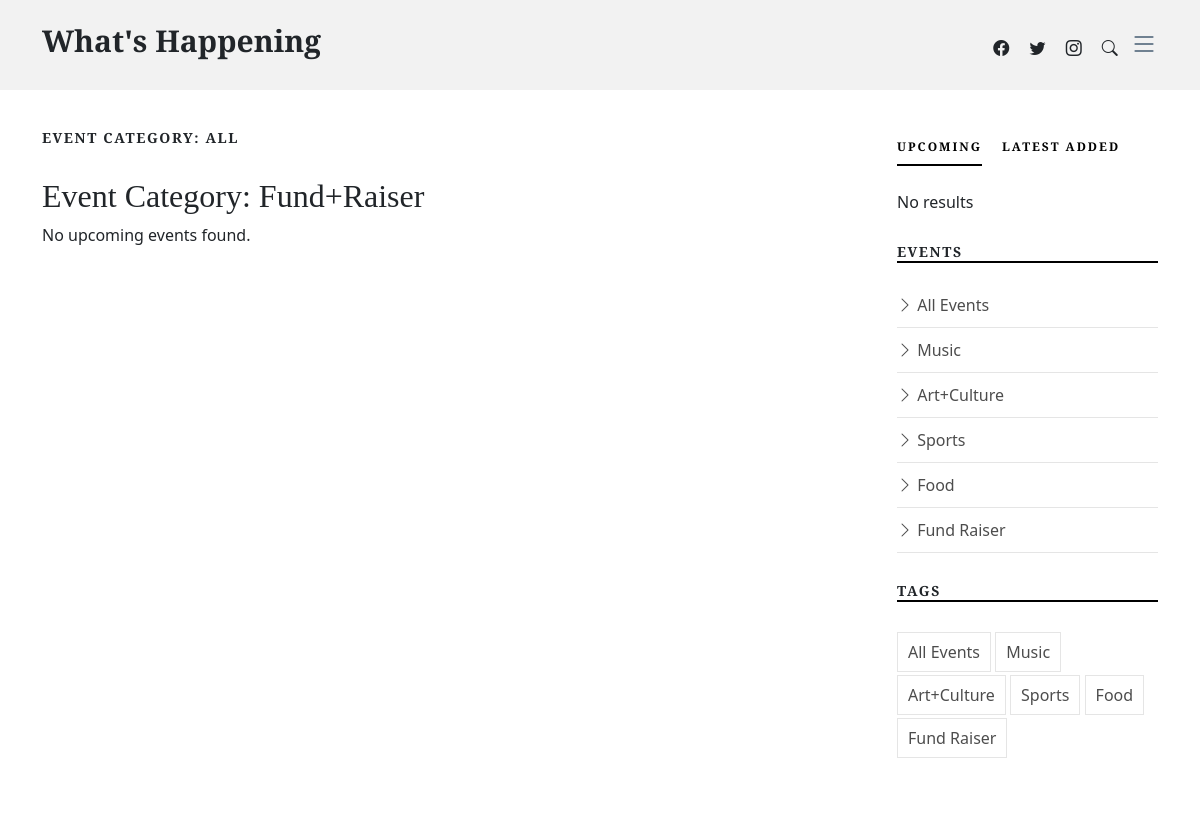
Page /events.php?event_type=Fund Raiser (signed in, upper part) on the earlier database version.
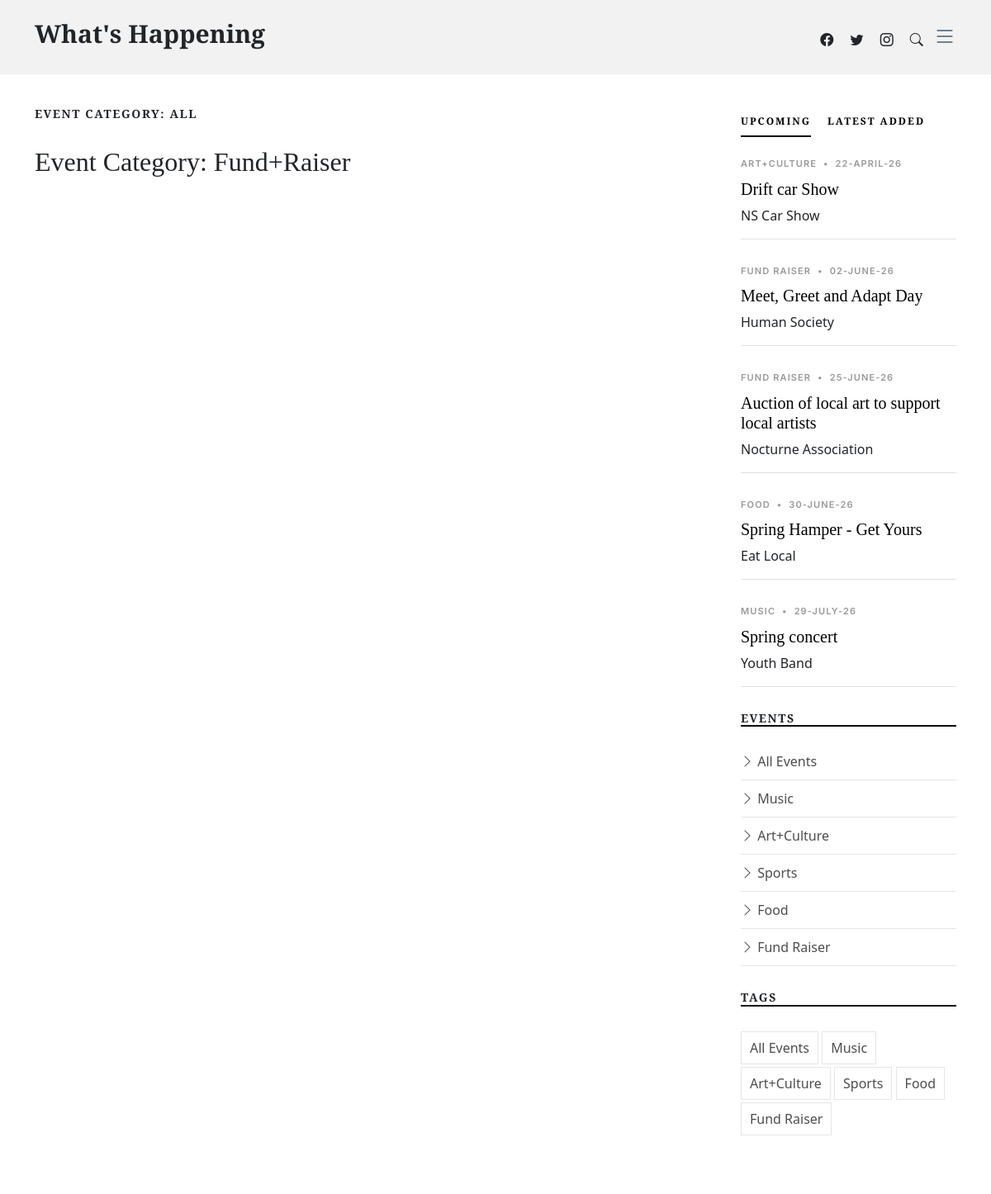
Same page on the later database version.
### tables this page shows
CREATE TABLE `events` (
  `EventID` int NOT NULL,
  `EventTypeID` int NOT NULL,
  `GroupID` int NOT NULL,
  `EventDate` timestamp NOT NULL DEFAULT CURRENT_TIMESTAMP,
  `SubmitDate` timestamp NOT NULL DEFAULT CURRENT_TIMESTAMP,
  `EventTitle` varchar(100) NOT NULL,
  `EventImage` varchar(50) NOT NULL,
  `EventDesc` text NOT NULL
);

CREATE TABLE `eventtypes` (
  `EventTypeID` int NOT NULL,
  `TypeName` varchar(100) NOT NULL
);

CREATE TABLE `groups` (
  `GroupID` int NOT NULL,
  `GroupName` varchar(100) NOT NULL,
  `GroupImage` varchar(50) NOT NULL,
  `GroupType` varchar(100) NOT NULL,
  `GroupDesc` text NOT NULL,
  `ContactName` varchar(255) NOT NULL,
  `ContactEmail` varchar(255) NOT NULL
);

### events.php (the view, shortened to what the changed rows need)
<!DOCTYPE html>
<html lang="en">
<head>
  <link href="assets/vendor/bootstrap/css/bootstrap.min.css" rel="stylesheet">
  <link href="assets/vendor/bootstrap-icons/bootstrap-icons.css" rel="stylesheet">
  <link href="assets/vendor/swiper/swiper-bundle.min.css" rel="stylesheet">
  <link href="assets/vendor/glightbox/css/glightbox.min.css" rel="stylesheet">
  <link href="assets/vendor/aos/aos.css" rel="stylesheet">
  <link href="assets/css/variables.css" rel="stylesheet">
  <link href="assets/css/main.css" rel="stylesheet">
</head>
<body>
  <header id="header" class="header d-flex align-items-center fixed-top">
    <div class="container-fluid container-xl d-flex align-items-center justify-content-between">
      <a href="index.php" class="logo d-flex align-items-center">
        <h1>What's Happening</h1>
      </a>
    </div>
  </header>
  <main id="main">
    <section>
      <div class="container">
        <div class="row">
          <div class="col-md-9" data-aos="fade-up">
            <h3 class="category-title">Event Category: ALL</h3>
            <?php
            $connect = db_connect();
            $JoinSql = "
            SELECT
                events.*,
                eventtypes.TypeName AS eventType,
                `groups`.GroupName,
                `groups`.GroupImage
            FROM
                events
            LEFT JOIN
                eventtypes ON eventtypes.EventTypeID = events.EventTypeID
            LEFT JOIN
                `groups` ON `groups`.GroupID = events.GroupID
            WHERE
                events.EventDate >= CURDATE()
            ORDER BY
                EventDate ASC;";
            $allData = $connect->query($JoinSql);
            $selectedType = isset($_GET['event_type']) ? urlencode(filter_input(INPUT_GET, 'event_type')): 'all';
            $displayType = $selectedType !== 'all' ? htmlspecialchars($selectedType) : 'All';
            echo "<h2>Event Category: " . $displayType . "</h2>";
            if($allData && $allData->num_rows > 0) {
              while($event = $allData->fetch_assoc()){
                $eventNum = $event["EventID"];
                $eventGroupType = $event["eventType"];
                $eventDate = $event["EventDate"];
                $eventTitle =  $event["EventTitle"];
                $eventImagePath = $event["EventImage"];
                $groupName = $event['GroupName'];
                $groupImage = $event['GroupImage'];
                if ($selectedType !== 'all' && strtolower($eventGroupType) !== strtolower($selectedType)) {
                  continue;
                }
            ?>
                <div class="d-md-flex post-entry-2 half">
                    <a href="single-post.php?event_id=<?php echo $eventNum; ?>" class="me-4 thumbnail">
                        <img src="<?php echo $eventImagePath; ?>" alt="" class="img-fluid">
                    </a>
                    <div>
                        <div class="post-meta"><span class="date"><?php echo $eventGroupType; ?></span> <span class="mx-1">&bullet;</span> <span><?php echo $eventDate; ?></span></div>
                        <h3><a href="single-post.php?event_id=<?php echo $eventNum; ?>"><?php echo $eventTitle; ?></a></h3>
                        <div class="d-flex align-items-center author">
                            <div class="photo"><img src="<?php echo $groupImage; ?>" alt="" class="img-fluid"></div>
                            <div class="name">
                                <h3 class="m-0 p-0"><?php echo $groupName; ?></h3>
                            </div>
                        </div>
                    </div>
                </div>
            <?php
              }
            } else {
              echo "<p>No upcoming events found.</p>";
            }
            ?>
          </div>
          <div class="col-md-3">
             <div class="aside-block">
              <div class="tab-content" id="pills-tabContent">
                <div class="tab-pane fade show active" id="pills-popular" role="tabpanel" aria-labelledby="pills-popular-tab">
                <?php
                  $JoinSql = "SELECT events.*, eventtypes.TypeName AS eventType, `groups`.GroupName
                              FROM events
                              LEFT JOIN eventtypes ON eventtypes.EventTypeID = events.EventTypeID
                              LEFT JOIN `groups` ON `groups`.GroupID = events.GroupID
                              WHERE events.EventDate >= CURDATE()
                              ORDER BY EventDate ASC
                              LIMIT 5;";
                  $allData = $connect->query($JoinSql);
                  if($allData && $allData->num_rows > 0) {
                    while($row = $allData->fetch_assoc()) {
                      $eventTitle =  $row["EventTitle"];
                      $eventDate = $row["EventDate"];
                      $eventNum = $row["EventID"];
                      $formattedDate = date_format(date_create($eventDate), "d-F-y");
                      $eventType = $row["eventType"];
                      $groupType = $row["GroupName"];
                ?>
                      <div class="post-entry-1 border-bottom">
                          <div class="post-meta"><span class="date"><?php echo $eventType; ?></span> <span class="mx-1">&bullet;</span> <span><?php echo $formattedDate; ?></span></div>
                          <h2 class="mb-2"><a href="single-post.php?event_id=<?php echo $eventNum; ?>"><?php echo $eventTitle; ?></a></h2>
                          <span class="author mb-3 d-block"><?php echo $groupType; ?></span>
                      </div>
                <?php
                    }
                  } else {
                    echo "<p>No results</p>";
                  }
                ?>
                </div>
              </div>
            </div>
          </div>
        </div>
      </div>
    </section>
  </main>
</body>
</html>

Differences in the rows shown:
now on this page (row edited): events: EventTypeID.TypeName "ART+CULTURE", EventDate "22-APRIL-26", EventTitle "Drift car Show", GroupID.GroupName "NS Car Show"
now on this page (row edited): events: EventTypeID.TypeName "FUND RAISER", EventDate "02-JUNE-26", EventTitle "Meet, Greet and Adapt Day", GroupID.GroupName "Human Society"
now on this page (row edited): events: EventTypeID.TypeName "FUND RAISER", EventDate "25-JUNE-26", EventTitle "Auction of local art to support local artists", GroupID.GroupName "Nocturne Association"
now on this page (row edited): events: EventTypeID.TypeName "FOOD", EventDate "30-JUNE-26", EventTitle "Spring Hamper - Get Yours", GroupID.GroupName "Eat Local"
now on this page (row edited): events: EventTypeID.TypeName "MUSIC", EventDate "29-JULY-26", EventTitle "Spring concert", GroupID.GroupName "Youth Band"
Other differences:
text no longer shown: "No upcoming events found. No results"
